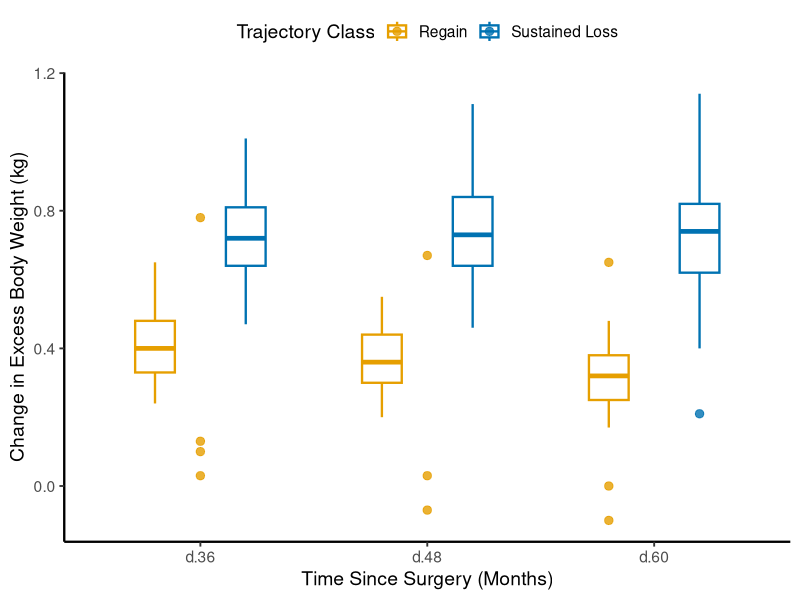

Write the R code that produced this figure.
library(ggplot2)
library(svglite)

df = read.csv("data_delta_ebw.csv", stringsAsFactors = FALSE)

outlier_rows = do.call(rbind, lapply(seq_len(nrow(df)), function(i) {
  outs = df$outliers[i]
  if (is.na(outs) || outs == "") return(NULL)
  vals = as.numeric(strsplit(outs, ";")[[1]])
  data.frame(time = df$time[i], class = as.character(df$class[i]), value = vals)
}))

df$class = as.character(df$class)
colors = c("1" = "#E69F00", "2" = "#0072B2")

p = ggplot(df, aes(x = time, fill = class, color = class, group = interaction(time, class))) +
  geom_boxplot(
    aes(ymin = ymin, lower = lower, middle = middle, upper = upper, ymax = ymax),
    stat = "identity",
    position = position_dodge(width = 0.8),
    width = 0.35, linewidth = 0.8, fill = "white", outlier.shape = NA
  ) +
  geom_point(
    data = outlier_rows,
    aes(x = time, y = value, color = class, group = interaction(time, class)),
    position = position_dodge(width = 0.8),
    size = 2.5, alpha = 0.8, inherit.aes = FALSE
  ) +
  scale_color_manual(values = colors, name = "Trajectory Class",
                     labels = c("1" = "Regain", "2" = "Sustained Loss")) +
  scale_fill_manual(values = colors, name = "Trajectory Class",
                    labels = c("1" = "Regain", "2" = "Sustained Loss")) +
  labs(
    x = "Time Since Surgery (Months)",
    y = "Change in Excess Body Weight (kg)"
  ) +
  theme_classic(base_size = 14) +
  theme(
    legend.position = "top",
    axis.line = element_line(linewidth = 0.8)
  )

ggsave("figs2_delta_ebw.svg", p, width = 5, height = 4)
